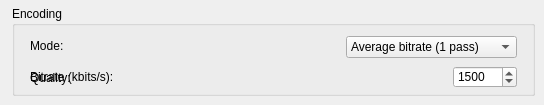
      <widget class="QWidget" name="TheoraTab">
       <attribute name="title">
        <string>Theora</string>
       </attribute>
       <widget class="QGroupBox" name="EncodeTheoraGB">
        <property name="geometry">
         <rect>
          <x>12</x>
          <y>6</y>
          <width>523</width>
          <height>90</height>
         </rect>
        </property>
        <property name="title">
         <string>Encoding</string>
        </property>
        <widget class="QLabel" name="QualityLabel">
         <property name="geometry">
          <rect>
           <x>18</x>
           <y>60</y>
           <width>51</width>
           <height>23</height>
          </rect>
         </property>
         <property name="text">
          <string>Quality:</string>
         </property>
        </widget>
        <widget class="QSpinBox" name="QualityNUD">
         <property name="geometry">
          <rect>
           <x>462</x>
           <y>60</y>
           <width>43</width>
           <height>22</height>
          </rect>
         </property>
         <property name="toolTip">
          <string>Sets the constant quality value for encoding.</string>
         </property>
         <property name="maximum">
          <number>10</number>
         </property>
         <property name="value">
          <number>6</number>
         </property>
        </widget>
        <widget class="QLabel" name="EncodeModeTLabel">
         <property name="geometry">
          <rect>
           <x>18</x>
           <y>32</y>
           <width>38</width>
           <height>16</height>
          </rect>
         </property>
         <property name="text">
          <string>Mode:</string>
         </property>
        </widget>
        <widget class="QComboBox" name="EncodeModeTDD">
         <property name="geometry">
          <rect>
           <x>334</x>
           <y>30</y>
           <width>171</width>
           <height>22</height>
          </rect>
         </property>
         <property name="toolTip">
          <string>The encoding mode to use.</string>
         </property>
         <item>
          <property name="text">
           <string>Average bitrate (1 pass)</string>
          </property>
         </item>
         <item>
          <property name="text">
           <string>Constant Quality (1 pass)</string>
          </property>
         </item>
        </widget>
        <widget class="QLabel" name="BitrateThLabel">
         <property name="geometry">
          <rect>
           <x>18</x>
           <y>63</y>
           <width>88</width>
           <height>16</height>
          </rect>
         </property>
         <property name="text">
          <string>Bitrate (kbits/s):</string>
         </property>
        </widget>
        <widget class="QSpinBox" name="BitrateThNUD">
         <property name="geometry">
          <rect>
           <x>441</x>
           <y>60</y>
           <width>64</width>
           <height>22</height>
          </rect>
         </property>
         <property name="toolTip">
          <string>The bitrate for encoding.</string>
         </property>
         <property name="minimum">
          <number>500</number>
         </property>
         <property name="maximum">
          <number>60000</number>
         </property>
         <property name="value">
          <number>1500</number>
         </property>
        </widget>
       </widget>
      </widget>
